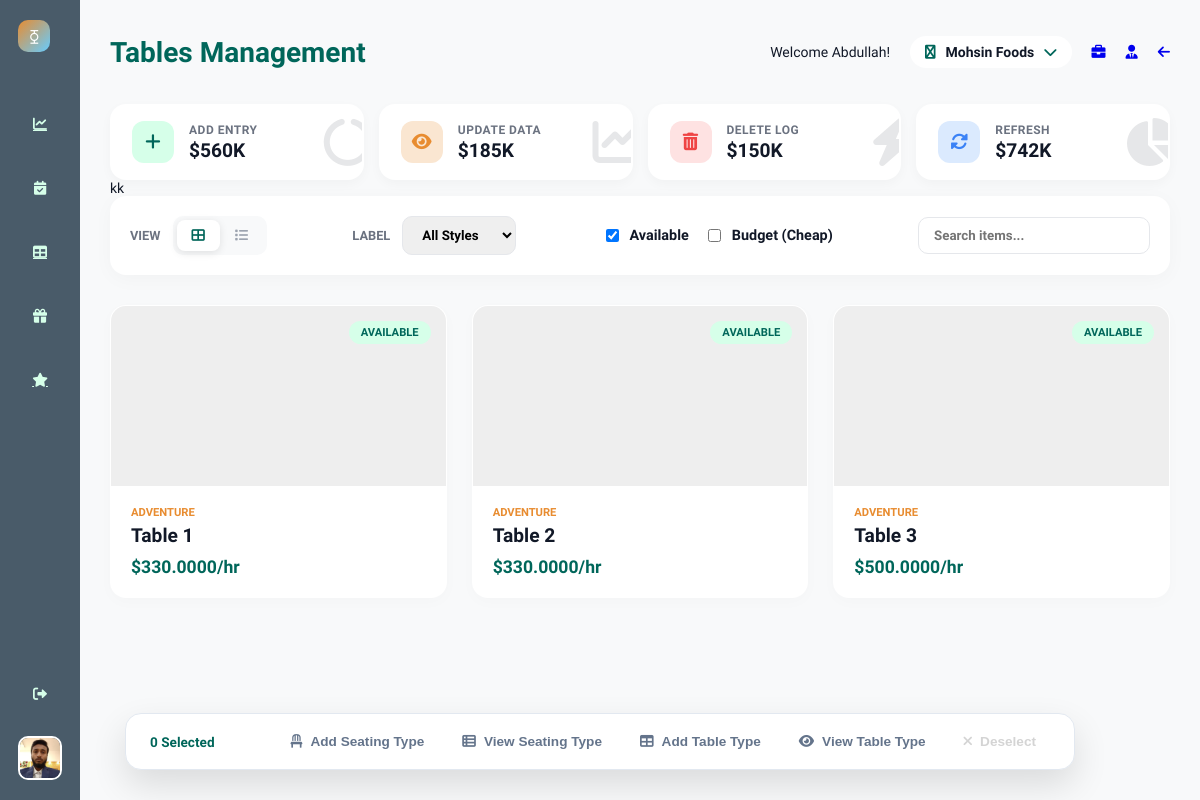
The page /business/tables/ (signed in) on the database its author committed.
### UsersHandling/models.py (models this page shows)
class User(AbstractUser):
    email = models.EmailField(unique=True)
    ROLE_CHOICES = [
        ('CUSTOMER', 'Customer'),
        ('OWNER', 'Owner')
    ]
    role = models.CharField(max_length=10, choices=ROLE_CHOICES)
    image = models.ImageField(upload_to='UsersHandling/media/images/', blank=True, null=True)
    date_of_birth = models.DateField(blank=True, null=True)
    phone = models.CharField(max_length=20, blank=True, null=True)
    class Gender(models.TextChoices):
        MALE = 'M', 'Male'
        FEMALE = 'F', 'Female'
        OTHER = 'O', 'Other'
    gender = models.CharField(
        max_length=1,
        choices=Gender.choices,
        blank=True,
        null=True
    )

### Restaurants/models.py (models this page shows, shortened)
class Restaurant(models.Model):
    name = models.CharField(max_length=100)
    title = models.CharField(max_length=100)
    image = models.ImageField(upload_to='Restaurants/media/images/', blank=True, null=True)
    about_restaurant = models.TextField(blank=True, null=True)
    seating_types = models.ManyToManyField(SeatingType, blank=True)
    created_at = models.DateTimeField(auto_now_add=True)
    fb_link = models.URLField(blank=True, null=True)
    website_link = models.URLField(blank=True, null=True)
    has_top_offers = models.BooleanField(default=False)
    default_opening_hour = models.TimeField(default="18:00")  # 6 PM
    default_closing_hour = models.TimeField(default="01:00")  # 1 AM
    slot_duration_minutes = models.PositiveIntegerField(default=60)
    allow_advance_booking_days = models.PositiveIntegerField(default=60)
    cool_down = models.PositiveIntegerField(default=30)
    city = models.CharField(max_length=50)
    address = models.CharField(max_length=255, blank=True, null=True)
    phone_number = models.CharField(max_length=20, blank=True, null=True)
    is_approved = models.BooleanField(default=False)

class Table(models.Model):
    restaurant = models.ForeignKey(Restaurant, on_delete=models.CASCADE, related_name='tables')
    name = models.CharField(max_length=50)
    table_size = models.ForeignKey(TableSize, on_delete=models.PROTECT, related_name='tables')
    seating_type = models.ForeignKey(SeatingType, on_delete=models.SET_NULL, null=True, blank=True, default=None)
    is_available = models.BooleanField(default=True)
    is_combinable = models.BooleanField(default=True)  # Allows dynamic merging
    base_price = models.DecimalField(max_digits=10, decimal_places=2, default=0.0)  # Base price per table
    class Meta:
        unique_together = ('restaurant', 'name')
    def calculate_price(self):
        if self.table_size:
            return self.table_size.calculate_price(self.base_price)
        return self.base_price

class TableSize(models.Model):
    capacity = models.PositiveIntegerField()
    size = models.CharField(max_length=20, blank=True, null=True)  # e.g., "Small", "Medium", "Large"
    price_factor = models.DecimalField(max_digits=5, decimal_places=2, default=1.0)
    additional_charges = models.DecimalField(max_digits=10, decimal_places=2, default=0.0)  # Additional charges for whatever reasons
    def __str__(self):
        return f"{self.size} ({self.capacity} seats)"
    class Meta:
        unique_together = ('capacity', 'size')
    def calculate_price(self, base_price):
        return (base_price * self.price_factor) + self.additional_charges

### Restaurants/views.py (the view, shortened to what this page needs)
# urls.py: path("tables/", views.tables, name="tables"),
def tables(request):
    restaurant_id = request.session["selected_restaurant_id"]
    restaurant = Restaurant.objects.get(id=restaurant_id)
    if request.method == "GET":
        form = TableForm(restaurant=restaurant)
        return render(request, "Restaurants/tables.html", {"form": form})

### Restaurants/templates/Restaurants/tables.html (shortened to what this page needs)
{% extends "Restaurants/base.html" %}
{% load static %}
{% block styles %}
<link rel="stylesheet" href="{% static 'Restaurants/css/stylishgrid.css' %}">
<link rel="stylesheet" href="{% static 'Restaurants/css/drawerform.css' %}">
{% endblock %}
{% block name %} Tables Management {% endblock %}
{% block buttons %}
<div class="action-card btn-add" id="open-drawer">
    <div class="icon-box">
        <i class="fas fa-plus"></i>
    </div>
    <div class="card-content">
        <span class="card-label">Add Entry</span>
        <span class="card-value">$560K</span>
    </div>
    <i class="fas fa-circle-notch progress-mini"></i>
</div>
<div class="action-card btn-update">
    <div class="icon-box">
        <i class="fas fa-eye"></i>
    </div>
    <div class="card-content">
        <span class="card-label">Update Data</span>
        <span class="card-value">$185K</span>
    </div>
    <i class="fas fa-chart-line progress-mini"></i>
</div>
<div class="action-card btn-delete">
    <div class="icon-box">
        <i class="fas fa-trash-alt"></i>
    </div>
    <div class="card-content">
        <span class="card-label">Delete Log</span>
        <span class="card-value">$150K</span>
    </div>
    <i class="fas fa-bolt progress-mini"></i>
</div>
<div class="action-card btn-view">
    <div class="icon-box">
        <i class="fas fa-sync-alt"></i>
    </div>
    <div class="card-content">
        <span class="card-label">Refresh</span>
        <span class="card-value">$742K</span>
    </div>
    <i class="fas fa-pie-chart progress-mini"></i>
</div>
{% endblock %}
{% block content %}
<div class="container">
    <header class="filter-panel">
        <div class="filter-group">
            <span class="filter-label">View</span>
            <div class="view-switcher">
                <button class="view-btn active" id="gridBtn" title="Grid View">
                    <i class="fas fa-th-large"></i>
                </button>
                <button class="view-btn" id="listBtn" title="List View">
                    <i class="fas fa-list"></i>
                </button>
            </div>
        </div>
        <div class="filter-group">
            <span class="filter-label">Label</span>
            <select class="custom-select">
                <option value="all">All Styles</option>
            </select>
        </div>
        <div class="filter-group toggle-filter">
            <label class="checkbox-wrapper">
                <input type="checkbox" checked> Available
            </label>
            <label class="checkbox-wrapper">
                <input type="checkbox"> Budget (Cheap)
            </label>
        </div>
        <div class="filter-group">
            <input type="text" class="custom-select" placeholder="Search items..." style="width: 200px;">
        </div>
    </header>
    <main class="data-grid grid-view" id="mainGrid">
        {% for table in CP__Selected.tables.all %}
        <div class="item-card clickable-card"
            data-label="adventure"
            data-price="{{table.base_price}}"
            data-id="{{ table.id }}"
            data-name="{{ table.name }}"
            data-available="{{ table.is_available|yesno:'true,false' }}"
            data-combinable="{{ table.is_combinable|yesno:'true,false' }}"
            data-size="{{ table.table_size.id }}"
            data-seating="{{ table.seating_type.id }}">
            <div class="item-image">
                {% if table.is_available %}
                <span class="status-badge status-available">Available</span>
                {% else %}
                <span class="status-badge status-unavailable">Booked</span>
                {% endif %}
            </div>
            <div class="item-content">
                <div>
                    <span class="item-label">Adventure</span>
                    <h3 class="item-title">{{ table.name }}</h3>
                </div>
                <div class="item-price">${{table.calculate_price}}/hr</div>
            </div>
        </div>
        {% endfor %}
    </main>
</div>
{% endblock %}
{% block bottom_navigation %}
 <button type="button" class="panel-btn">
    <i class="fas fa-chair"></i> Add Seating Type
</button>
<button type="button" class="panel-btn">
    <i class="fas fa-th-list"></i> View Seating Type
</button>
<button type="button" class="panel-btn ">
    <i class="fas fa-table"></i> Add Table Type
</button>
<button type="button" class="panel-btn">
    <i class="fas fa-eye"></i> View Table Type
</button>
{% endblock %}

### Restaurants/templates/Restaurants/base.html (shortened to what this page needs)
{% load static %}
{% load auth_tags %}
<!DOCTYPE html>
<html lang="en">
<head>
    <link rel="stylesheet" href="https://cdnjs.cloudflare.com/ajax/libs/font-awesome/6.0.0/css/all.min.css">
    <link rel="stylesheet" href="{% static 'Restaurants/css/base.css' %}">
    <link rel="stylesheet" href="{% static 'Restaurants/css/btnpanel.css' %}">
    {% block styles %}
    {% endblock %}
</head>
<body>
    <div class="sidebar">
        <div class="sidebar-top">
            <div class="sidebar-logo">⧲</div>
            <div class="nav-links">
                {% if request.user|is_owner %}
                <a href="/business/" class="nav-item {% if request.path == '/business/' %}active{% endif %}" title="Analytics">
                    <i class="fas fa-chart-line"></i>
                </a>
                {% endif %}
                <a href="/business/reservations" class="nav-item {% if request.path == '/business/reservations' %}active{% endif %}" title="Reservations">
                    <i class="fas fa-calendar-check"></i>
                </a>
                <a href="/business/tables" class="nav-item {% if request.path == '/business/tables' %}active{% endif %}" title="Table Management">
                    <i class="fas fa-table"></i>
                </a>
                <a href="/business/holidays" class="nav-item {% if request.path == '/business/holidays' %}active{% endif %}" title="Holidays">
                    <i class="fas fa-gift"></i>
                </a>
                <a href="/business/reviews" class="nav-item {% if request.path == '/business/reviews' %}active{% endif %}" title="Reviews">
                    <i class="fas fa-star"></i>
                </a>
            </div>
        </div>
        <div class="sidebar-bottom">
            <div class="nav-item" id="dashboard-logout"><i class="fas fa-sign-out-alt"></i></div>
            <div class="profile-pic">
                <img src="{{CP__OwnerProfile.image.url}}" alt="https://via.placeholder.com/40x40.png?text=Profile">
            </div>
        </div>
    </div>
<div class="main-content">
    <div class="header">
        <div class="header-title">
            <h1>{% block name %}{% endblock %}</h1>
        </div>
        <div class="header-controls">
            <p>Welcome {{ CP__OwnerProfile }}!</p>
            {% if request.user|is_owner %}
            <div class="dropdown-wrapper">
                <div class="dropdown-menu" id="business-trigger">
                    <i class="fab fa-briefcase dropdown-icon"></i>
                    <span id="current-business-name" data-current-id="{{ CP__Selected.id }}">
                        {{ CP__Selected.name|default:"Select Restaurant" }}
                    </span>
                    <i class="fas fa-chevron-down dropdown-icon"></i>
                </div>
            </div>
            {% endif %}
            {% if request.user|is_owner %}
            <a href="/business/business-info"><i class="fas fa-briefcase fullscreen-icon c-pointer"></i></a>
            {% endif %}
           <a href="/business/staff-management"><i class="fas fa-user-tie fullscreen-icon c-pointer"></i></a>
            <div class="notification-bell">
                <a href="/"><i class="fas fa-arrow-left"></i></a>
            </div>
        </div>
    </div>
    <div class="panel-container">
        {% block buttons %}
        {% endblock %}
    </div>
    kk
    {% block content %}
    {% endblock %}
</div>
<div id="actionPanel" class="action-panel show">
    <div class="panel-content">
        <div class="selection-info">
            <span id="selectedCount">0</span> Selected
        </div>
        <div class="action-buttons">
            {% block bottom_navigation %}
            {% endblock %}
            <button type="button" class="panel-btn" id="deselectBtn" disabled>
                <i class="fas fa-times"></i> Deselect
            </button>
        </div>
    </div>
</div>
</body>
</html>

### rows shown on the page
User: image (picture), username "Abdullah"
Restaurant: name "Mohsin Foods"
Table: is_available "AVAILABLE", name "Table 1", calculate_price "330.0000"
Table: is_available "AVAILABLE", name "Table 2", calculate_price "330.0000"
Table: is_available "AVAILABLE", name "Table 3", calculate_price "500.0000"
